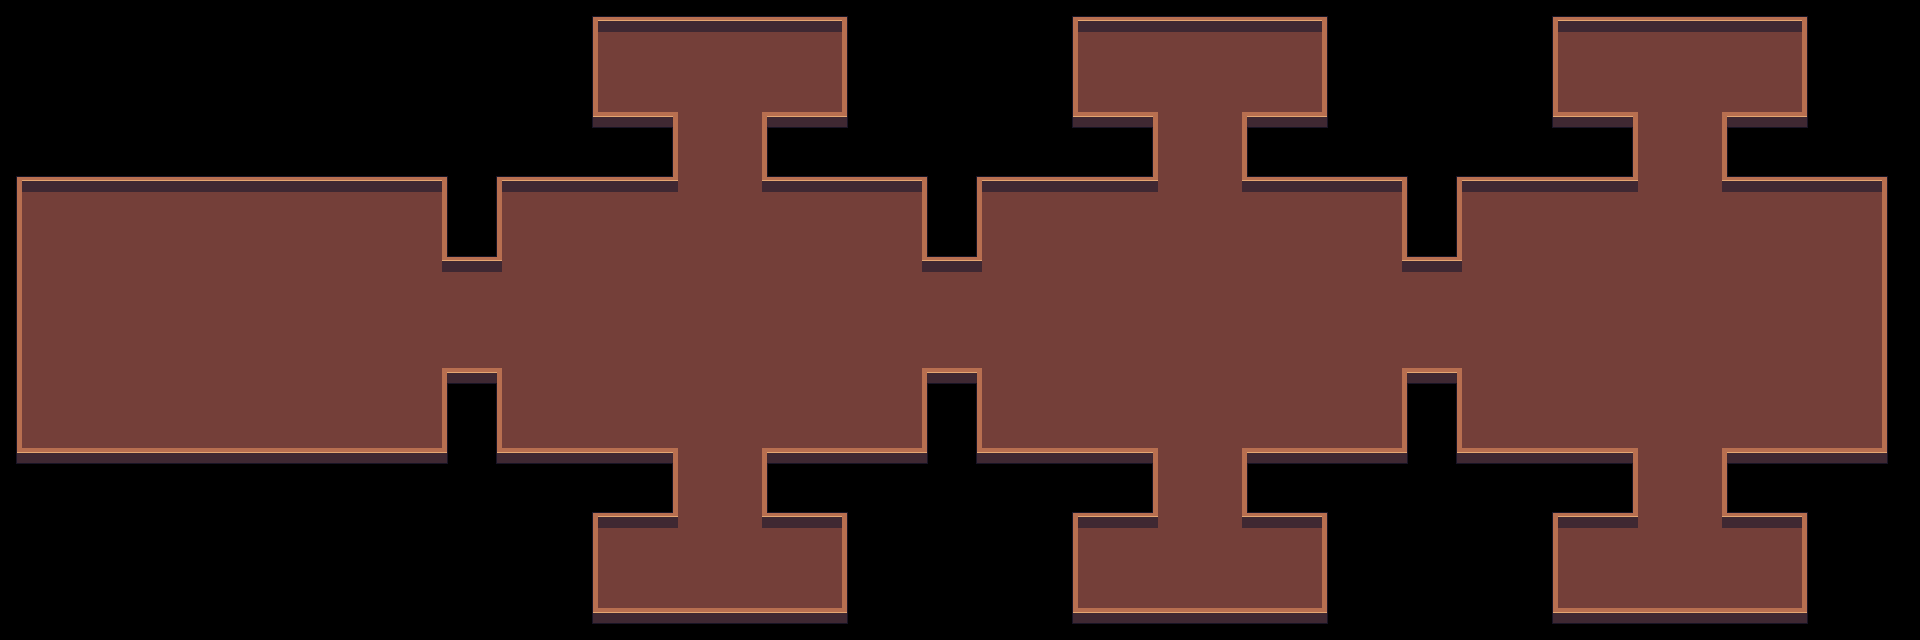

Tiled map render using the project's own tile images. Description and the map definition, with tile-layer contents summarised, below:
An orthogonal 120x40 tile map with 16x16 px tiles, 2 tile layers (Background, Object).

<map version="1.10" tiledversion="1.10.2" orientation="orthogonal" renderorder="right-down" width="120" height="40" tilewidth="16" tileheight="16" infinite="0" nextlayerid="3" nextobjectid="1">
 <editorsettings>
  <export target="map.csv" format="csv" />
 </editorsettings>
 <tileset firstgid="1" name="Tileset" tilewidth="16" tileheight="16" tilecount="80" columns="16">
  <image source="tileset.png" width="256" height="80" />
 </tileset>
 <layer id="1" name="Background" width="120" height="40">
  <data>[4800 cells, 2796 non-empty, 15 distinct tile ids]</data>
 </layer>
 <layer id="2" name="Object" width="120" height="40">
  <data>[4800 cells, 0 non-empty, 0 distinct tile ids]</data>
 </layer>
</map>
